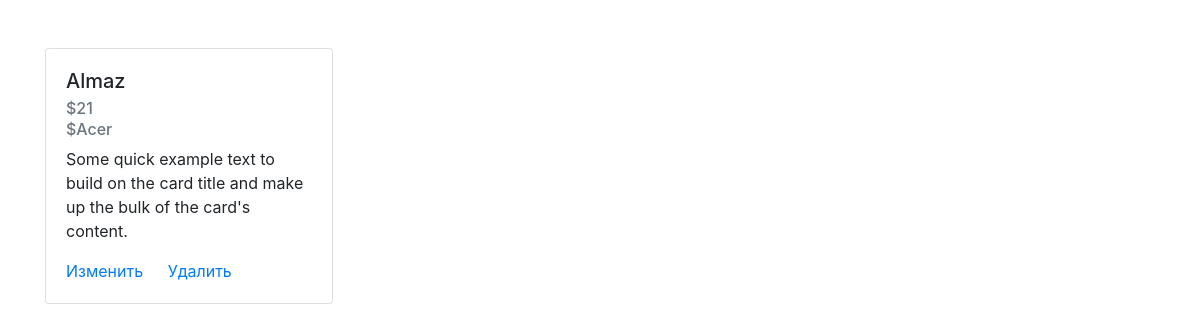
Page /purchase/2 on the committed database.
### app/models.py (models this page shows, shortened)
class Purchase(db.Model):
    id = db.Column(db.Integer, primary_key=True)
    name = db.Column(db.String(30))
    age = db.Column(db.Integer)
    item_id = db.Column(db.Integer, db.ForeignKey('item.id'))
    item = db.relationship('Item', backref=db.backref('purchases', lazy='dynamic'))
    date_purchase = db.Column(db.Date)

class Item(db.Model):
    id = db.Column(db.Integer, primary_key=True)
    name = db.Column(db.String(20))
    price = db.Column(db.Integer)
    def __repr__(self):
        return self.name

### app/views.py (the view)
def get_single_purchase(purchase_id):
    purchase = Purchase.query.filter_by(id=purchase_id).first()
    return render_template('single_purchase.html', purchase=purchase)

### app/templates/single_purchase.html
{% extends 'base.html' %}
{% block content %}
    <div>
        <div class="card" style="width: 18rem;">
          <div class="card-body">
            <h5 class="card-title">{{ purchase.name }}</h5>
            <h6 class="card-subtitle mb-2 text-muted">${{ purchase.age }}</h6>
            <h6 class="card-subtitle mb-2 text-muted">${{ purchase.item }}</h6>
            <p class="card-text">Some quick example text to build on the card title and make up the bulk of the card's content.</p>
            <a href="{{ url_for('update_single_purchase', purchase_id=purchase.id) }}" class="card-link">Изменить</a>
            <a href="{{ url_for('delete_single_purchase', purchase_id=purchase.id) }}" class="card-link">Удалить</a>
          </div>
        </div>
    </div>
{% endblock %}

### rows in the picture
Purchase: name "Almaz", age "21"
Item: item "Acer"
